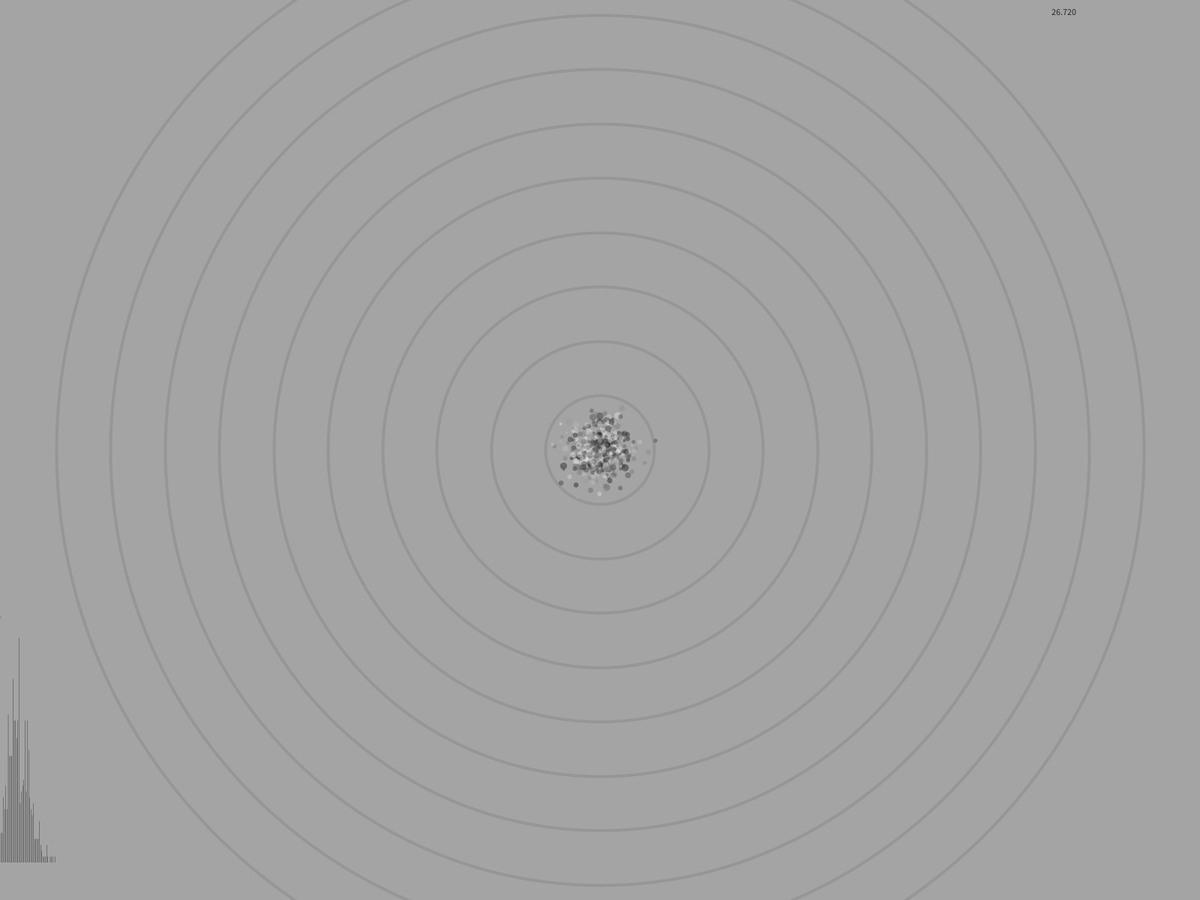
Frame 1 (no input)
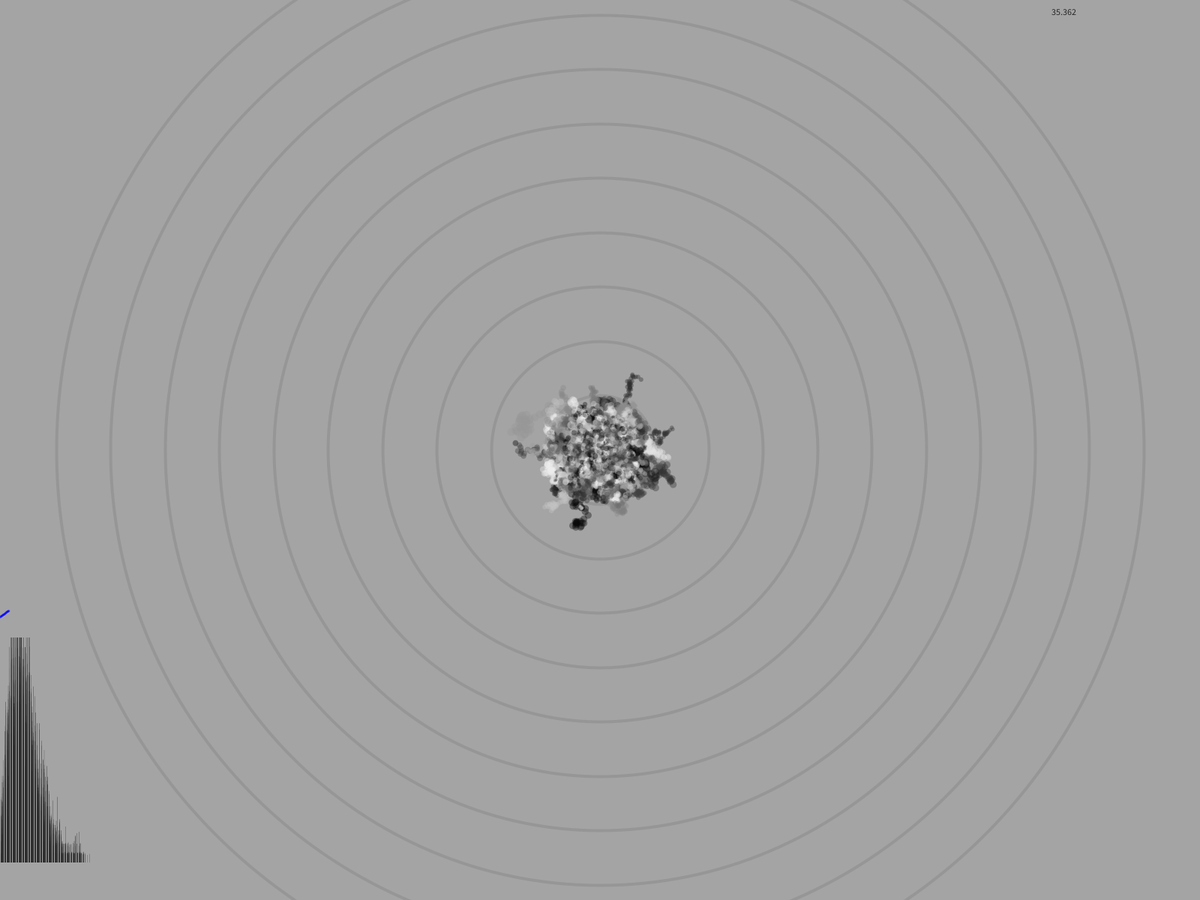
Frame 60 (the mouse pressed at the canvas centre just before this capture)
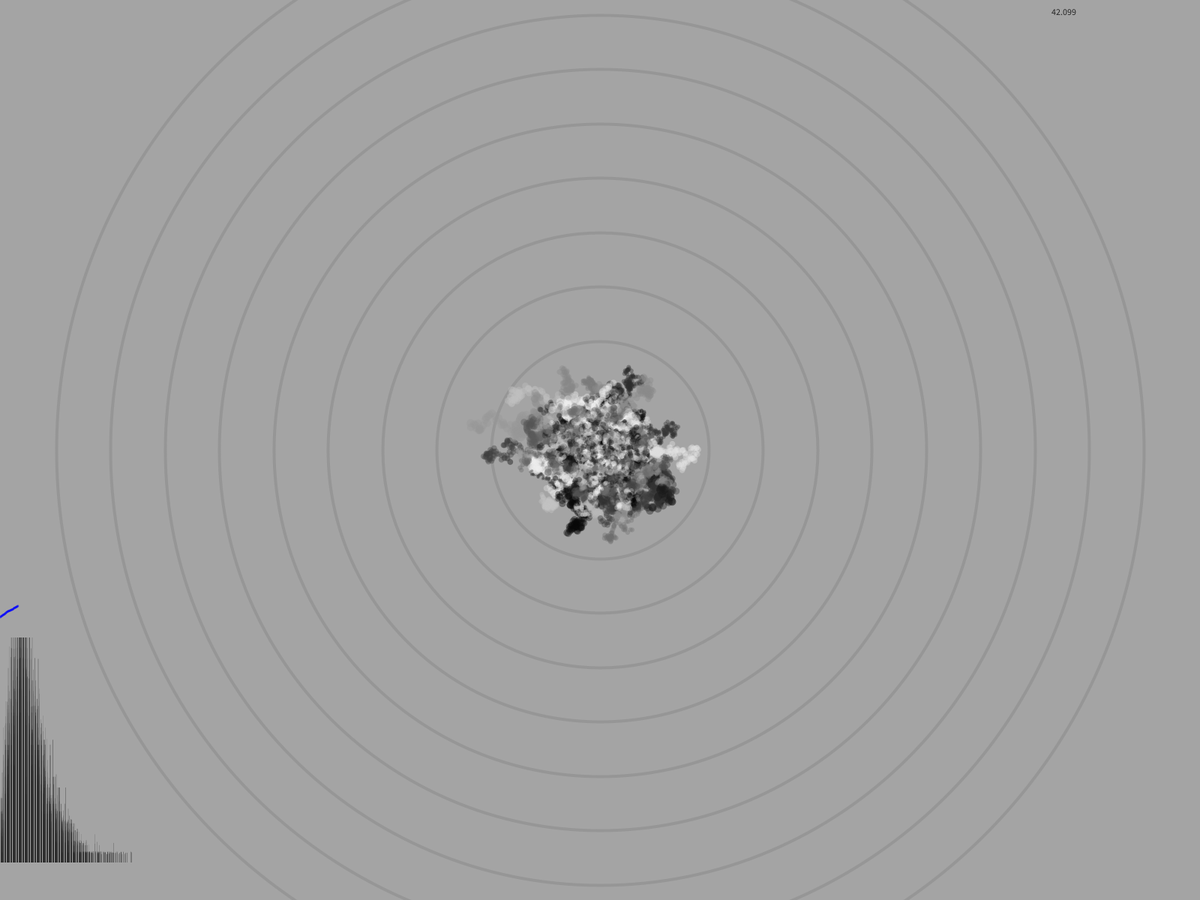
Frame 120 (the mouse held since frame 60 and released just before this capture)

The Processing sketch that drew these frames (run headless with seeded random() and noise(); from frame 60 on, the mouse is pressed at the canvas centre):

// Processing sketch: Introduction_RandomWalker
// ── Introduction_RandomWalker.pde
import java.util.Random;
Random generator;
float spread = 20;
Walker[] w = new Walker[500];
float size = 4;
Histogram histogram;
int alpha = 100;
boolean loop = true;
float bg;


void setup()
{
  // Setup
  fullScreen();
  bg = random(255);
  generator = new Random();
  
  // Background
  background(bg);
  noFill();
  stroke(150);
  strokeWeight(4);
  int n = 10;
  float d = width/(n+1); 
  for (int i=1; i<=n; i++)
  {
    ellipse(width/2, height/2, d*i, d*i);
  }
  
  //Initialization
  for (int i=0; i<w.length; i++)
  {
    w[i] = new Walker();
  }
  histogram = new Histogram(1000, 0, width, width, height/4, bg);
}

void draw()
{
  // Display walkers
  for (int i=0; i<w.length; i++)
  {
    w[i].walk();
  }
  
  // Display distribution
  histogram.display();
}

void keyPressed()
{
  if((key=='P') || (key=='p') || (key==' '))
  {
    loop = !loop;
    if(loop) {loop();}
    else {noLoop();}
  }
  
  if((key=='R') || (key=='r'))
  {
    setup();
  }
  
  if (key == 'b' || key == 'B') { background(bg); }
}

class Walker
{
  float x, y;
  float step, radius;
  float dist_ratio;
  int fill = int(random(255));
  
  Walker()
  {
    x = width/2 + (float)generator.nextGaussian()*spread; // random(height);
    y = height/2 + (float)generator.nextGaussian()*spread; // random(height);
    step = size * (1 + 0.3 * (float)generator.nextGaussian());
    radius = step*(1.5);
  }
  
  void walk()
  {
    step();
    display();
  }
  
  void display()
  {
    noStroke();
    fill(fill, alpha);
    ellipse(x,y, radius, radius);
    fill(fill, alpha);
  }
  
  void step()
  {
    float stepx = random(-1, 1);
    float stepy = random(-1, 1);
    x += stepx * step;
    y += stepy * step; 
    float distance = dist(x, y, width/2, height/2);
    histogram.add(distance);
  }
  
  void reset()
  {
    x = width/2;
    y = width/2;
  }
}


class Histogram
{
 float[] values;
 int n, nval;
 float min, max;
 float gwidth, gheight, weight=3;
 float sum, t;
 float background;
 boolean h_rescale, v_rescale;
 
 Histogram(int n, float min, float max, float gwidth, float gheight, float bg)
 {
   values = new float[n];
   this.reset();
   this.t = 1;
   this.min = min;
   this.max = max;
   this.gwidth = gwidth;
   this.gheight = gheight;
   this.background = bg;
   if((min == 0) && (max == 0))
   {
     h_rescale = true;
     this.min = 0;
     this.max = 1;
   }
   else {h_rescale = false;}
   if(gheight == 0)
   {
     v_rescale = false;
     gheight = 300;
   }
   else {v_rescale = true;}
 }
 
 void add(float value)
 {
   float growth = (value)/(1);
   sum += (growth);
   nval++;
   if(h_rescale)
   {
     if((value < min) || (max < value))
     {
       rescale(value);
     }
     float index = map(value, min, max, 0, values.length-1);
     values[int(index)]++;
   }
   else if((min < value) && (value < max))
   {
     float index = map(value, min, max, 0, values.length-1);
     values[int(index)]++;
   }
 }
 
 void display()
 {
   // Initialize important values
   float rheight = height-50;
   int l = values.length;
   float w = gwidth/(l);
   //Find maximum value
   float maxval = 0;
   for(float value : values)
   {
     if (value > maxval) {maxval = value;}
   }
   float adjust;
   if (v_rescale)
   {
     adjust = gheight/maxval;
   }
   else
   {
     adjust = weight;
     gheight = maxval*adjust+20;
   }
   fill(background, 6);
   rect(0, rheight-gheight-2, width, gheight+2);
   fill((background+127.5) % 255);
   for (int i=0; i<l; i++)
   {
     // Draw the value
     float h = values[i]*adjust;
     rect(w*i, rheight-h, w-2, h);
   }
   // Display average value of the distribution
   fill(background);
   rect(width-200, 0, 200, 50);
   fill((background+127.5) % 255);
   text(sum/nval, width-200, 20);
   fill(0, 0, 255, 50);
   if(!v_rescale)
   {
     gheight = rheight-height/2;
     stroke(0, 0, 255, 50);
     strokeWeight(1);
     line(0, rheight-gheight, width, rheight-gheight);
     noStroke();
   }
   ellipse(((t*0.2) % width), rheight-gheight-(sum/nval), 3, 3);
   sum = 0; nval = 0; t++;
   this.set();
 }
 
 void set()
 {
   for (int i=0; i<values.length; i++)
    {
      values[i] = 0;
    }
    sum = 0;
    nval = 0;
 }
 
 void reset()
 {
   for (int i=0; i<values.length; i++)
    {
      values[i] = 0;
    }
    sum = 0;
    nval = 0;
    t = 1;
 }
 
 void rescale(float value)
 {
   int l = values.length;
   float[] old_values = new float[l];
   float min_f, max_f;
   arrayCopy(values, old_values);
   // Get the new range
   if (value < min) {min_f=value; max_f=max;}
   else {min_f=min; max_f=value;}
   // Fill the new array with the correponding values
   float w = (max_f-min_f)/l;
   float w0 = (max-min)/l;
   float J0 = (min-min_f)/w;
   int j0 = int(J0);
   for (int j=0; j<j0; j++)
   {
     values[j] = 0;
   }
   float Ij, Ijj;
   int ij, ijj;
   // Fill position J0
   values[j0] = 0;
   Ijj = w/w0; ijj=int(Ijj);
   for(int i=0; i<ijj; i++)
   {
     values[j0] += old_values[i];
   }
   values[j0] += (Ijj-ijj) * old_values[ijj];
   // Fill the other overlapping positions
   float JM = (max-min_f)/w; 
   int jM = int(JM);
   for(int j=j0+1; j<jM; j++)
   {
     values[j] = 0; // Initialize to fill
     Ij = ((j-J0)*w)/w0;
     Ijj = ((j+1-J0)*w)/w0;
     ij = int(Ij); ijj = int(Ijj);
     values[j] += (ij+1-Ij)*old_values[ij];
     for (int i=ij+1; i<ijj; i++)
     {
       values[j] += old_values[i];
     }
     values[j] += (Ijj-ijj) * old_values[ijj];
   }
   // Fill position jM
   values[jM] = 0;
   Ij = ((jM-J0)*w)/w0;
   ij = int(Ij);
   values[jM] += (ij+1-Ij)*old_values[ij];
   for(int i=ij; i<l; i++)
   {
     values[jM] += old_values[i];
   }
   // Fill remaining values
   for(int j=jM+1; j<l; j++)
   {
     values[j] = 0;
   }
   min = min_f;
   max = max_f;
 }
   
}
